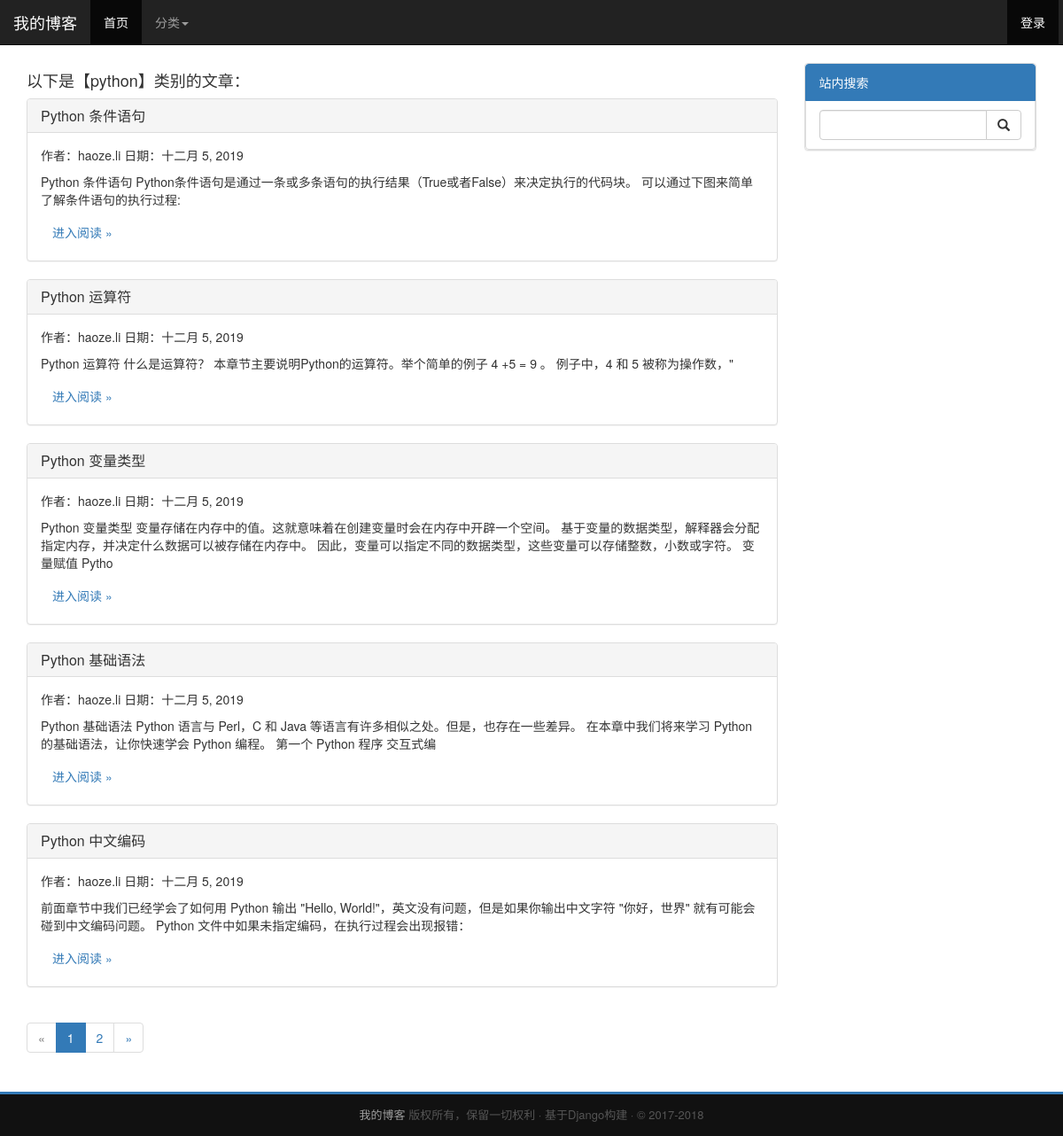
Page /category/2 on the committed database.
### blog/models.py (models this page shows, shortened)
class Category(models.Model):  # 文章类别
    id = models.IntegerField(primary_key=True)
    name = models.CharField('类别', max_length=20, unique=True)
    class Meta:
        verbose_name_plural = verbose_name = '类别'

class Article(models.Model):  # 文章
    id = models.AutoField(primary_key=True)
    author = models.ForeignKey(User, on_delete=models.DO_NOTHING, verbose_name='作者')
    title = models.CharField('标题', max_length=50)
    content = RichTextField('内容')
    pub_time = models.DateField('日期', auto_now=True)
    category = models.ForeignKey(Category, on_delete=models.SET_DEFAULT, default=1, verbose_name='类别')
    tag = models.ManyToManyField(Tag, verbose_name='标签')
    class Meta:
        verbose_name_plural = verbose_name = '文章'

### blog/views.py (the view)
# urls.py: path('category/<int:category>', blog_view.CategoryList.as_view(), name='category'),
class CategoryList(ListView):
    model = Article
    template_name = 'category.html'
    paginate_by = 5
    def get_queryset(self):  # 定义通过分类查询的QuerySet
        return Article.objects.filter(category=self.kwargs['category']).order_by('-id')  # 按参数传入的分类id进行查询并按文章编号降序排序
    def get_context_data(self, **kwargs):  # 增加额外要传递给模板的数据
        context = super().get_context_data(**kwargs)
        category = Category.objects.get(id=self.kwargs['category'])  # 通过分类id查询分类对象
        context['category'] = category.name  # 将分类对象的名称存入传递给模板的数据中
        return context

### templates/category.html (shortened to what this page needs)
{% extends 'base.html' %}
{% block content %}
    <h4> 以下是【{{ category }}】类别的文章：</h4>
    {% for article in page_obj.object_list %}
        <div class="panel panel-default">
            <div class="panel-heading">
                <h3 class="panel-title">
                    <a href="{% url 'detail' article.id %}">{{ article.title }}</a>
                </h3>
            </div>
            <div class="panel-body">
                <p>作者：{{ article.author }} 日期：{{ article.pub_time }}</p>
                <p>{{ article.content|truncatechars:200|striptags }}</p>
                <a class="btn" href="{% url 'detail' article.id %}">进入阅读 »</a>
            </div>
        </div>
    {% endfor %}
    {% include 'paginator.html' %}
{% endblock %}

### templates/base.html (shortened to what this page needs)
<!DOCTYPE html>
<html lang="zh-CN">
<head>
    {% load static %}
    <link rel="stylesheet" href="{% static '/css/bootstrap.min.css' %}">
</head>
<body>
{% include 'nav.html' %}
<div class="container">
    <div class="row clearfix">
        <div class="col-md-9 column">
            {% block content %}主要内容{% endblock %}
        </div>
        <div class="col-md-3 column hidden-xs hidden-sm">
            {% include 'sidebar.html' %}
        </div>
    </div>
</div>
<footer>
    {% include 'bottom.html' %}
</footer>
</body>
</html>

### templates/nav.html (shortened to what this page needs)
<div class="container">
    <div class="row clearfix">
        <div class="col-md-12 column">
            <nav class="navbar navbar-inverse navbar-fixed-top" role="navigation">
                <div class="navbar-header">
                    <a class="navbar-brand" href="/">我的博客</a>
                </div>
                <div class="collapse navbar-collapse" id="bs-example-navbar-collapse-1">
                    <ul class="nav navbar-nav">
                        <li class="active">
                            <a href="/">首页</a>
                        </li>
                        <li class="dropdown">
                            <a href="#" class="dropdown-toggle" data-toggle="dropdown">分类<strong
                                    class="caret"></strong></a>
                        </li>
                    </ul>
                    <ul class="nav navbar-nav navbar-right " style="padding-right: 20px">
                        <li class="active">
                            <a href="/admin">登录</a>
                        </li>
                    </ul>
                </div>
            </nav>
        </div>
    </div>
</div>

### templates/paginator.html
<ul class="pagination">
    {% if page_obj.has_previous %}
        <li><a href="/?page={{ page_obj.previous_page_number }}">&laquo;</a></li>
    {% else %}
        <li class="disabled"><a>&laquo;</a></li>
    {% endif %}
    {% for page_number in paginator.page_range %}
        {% if page_number != page_obj.number %}
            <li><a href="/?page={{ page_number }}">{{ page_number }}</a></li>
        {% else %}
            <li class="active"><a>{{ page_number }}</a></li>
        {% endif %}
    {% endfor %}
    {% if page_obj.has_next %}
        <li><a href="/?page={{ page_obj.next_page_number }}">&raquo;</a></li>
    {% else %}
        <li class="disabled"><a>&raquo;</a></li>
    {% endif %}
</ul>

### templates/sidebar.html
<div class="panel panel-default">
    <a href="#" class="list-group-item active">
        站内搜索
    </a>
    <div class="list-group-item">
        <form class="bs-example bs-example-form" role="search" action="/search/" method="get">
            <div class="input-group">
                <input type="text" class="form-control" name="key" value="{{ key }}">
                <span class="input-group-btn">
						<button class="btn btn-default" type="submit">
                            <span class="glyphicon glyphicon-search"></span>
						</button>
					</span>
            </div>
        </form>
    </div>
</div>

### templates/bottom.html
<div class="copyright">
    <a href="http://www.opython.com " style="color: #9d9d9d">我的博客</a> 版权所有，保留一切权利 · 基于Django构建 ·  © 2017-2018
</div>

### templates/base.html (style rules this page uses)
html { position: relative; min-height: 100%; }
body { padding-top: 70px; padding-bottom: 70px; }
footer { position: absolute; bottom: 0; width: 100%; }
.copyright { background: #111; font-size: 13px; text-align: center; color: #555; padding-top: 14px; padding-bottom: 14px; border-top: 3px solid #337ab7; }

### rows in the picture
Category: name "python"
Article: title "Python 条件语句", author "haoze.li", pub_time "十二月 5, 2019", content "Python 条件语句 Python条件语句是通过一条或多条语句的执行结果（True或者False）来决定执行的代码块。 可以通过下图来简单了解条件语句的执行过程:"
Article: title "Python 运算符", author "haoze.li", pub_time "十二月 5, 2019", content "Python 运算符 什么是运算符？ 本章节主要说明Python的运算符。举个简单的例子 4 +5 = 9 。 例子中，4 和 5 被称为操作数，\""
Article: title "Python 变量类型", author "haoze.li", pub_time "十二月 5, 2019", content "Python 变量类型 变量存储在内存中的值。这就意味着在创建变量时会在内存中开辟一个空间。 基于变量的数据类型，解释器会分配指定内存，并决定什么数据可以被存储在内存中。 因此，变量可以指定不同的数据类型，这些变量可以存储整数，小数或字符。 变量赋值 Pytho"
Article: title "Python 基础语法", author "haoze.li", pub_time "十二月 5, 2019", content "Python 基础语法 Python 语言与 Perl，C 和 Java 等语言有许多相似之处。但是，也存在一些差异。 在本章中我们将来学习 Python 的基础语法，让你快速学会 Python 编程。 第一个 Python 程序 交互式编"
Article: title "Python 中文编码", author "haoze.li", pub_time "十二月 5, 2019", content "前面章节中我们已经学会了如何用 Python 输出 \"Hello, World!\"，英文没有问题，但是如果你输出中文字符 \"你好，世界\" 就有可能会碰到中文编码问题。 Python 文件中如果未指定编码，在执行过程会出现报错："

### other values in the picture
{{ page_number }} "1"
{{ page_number }} "2"
